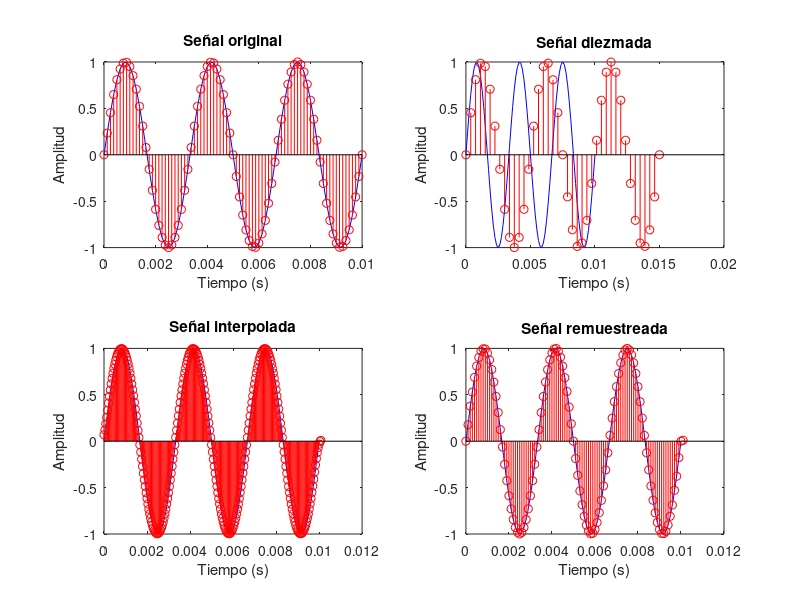

The MATLAB source for this figure:
clc;
clear;
pkg load signal;

% señal senoidal con f0 = 300 Hz
f0 = 300; % Frecuencia en Hz
phase = 0; % Fase en radianes
amp = 1; % Amplitud
fs = 8000; % Frecuencia de muestreo en Hz
Ts = 1/fs; % Periodo de muestreo en segundos
tmin = 0; % Tiempo mínimo en segundos
tmax = 0.01; % Tiempo máximo en segundos
t = tmin:Ts:tmax;
x = amp*sin(2*pi*f0*t + phase); % Señal senoidal continua
n = 0:length(t)-1; % Vector de índices discretos
xn = subsref(x,struct('type','()','subs',{{n+1}})); % Señal senoidal discreta

% Aplicar la función decimate para obtener una secuencia diezmada
r = 2; % Factor de diezmado
xd = decimate(xn,r); % Secuencia diezmada

% Aplicar la función interp para obtener una secuencia interpolada
r = 3; % Factor de interpolación
xi = interp(xn,r); % Secuencia interpolada

% Aplicar la función resample para obtener una secuencia remuestreada
p = 5; % Factor de numerador del remuestreo
q = 4; % Factor de denominador del remuestreo
xr = resample(xn,p,q); % Secuencia remuestreada

% Graficar las secuencias originales y remuestreadas
figure(1);
subplot(2,2,1);
plot(t,x,'b');
hold on;
stem(n*Ts,xn,'r');
hold off;
xlabel('Tiempo (s)');
ylabel('Amplitud');
title('Señal original');

subplot(2,2,2);
plot(t,x,'b');
hold on;
stem((0:length(xd)-1)*r*Ts,xd,'r');
hold off;
xlabel('Tiempo (s)');
ylabel('Amplitud');
title('Señal diezmada');

subplot(2,2,3);
plot(t,x,'b');
hold on;
stem((0:length(xi)-1)*Ts/r,xi,'r');
hold off;
xlabel('Tiempo (s)');
ylabel('Amplitud');
title('Señal interpolada');

subplot(2,2,4);
plot(t,x,'b');
hold on;
stem((0:length(xr)-1)*q*Ts/p,xr,'r');
hold off;
xlabel('Tiempo (s)');
ylabel('Amplitud');
title('Señal remuestreada');


